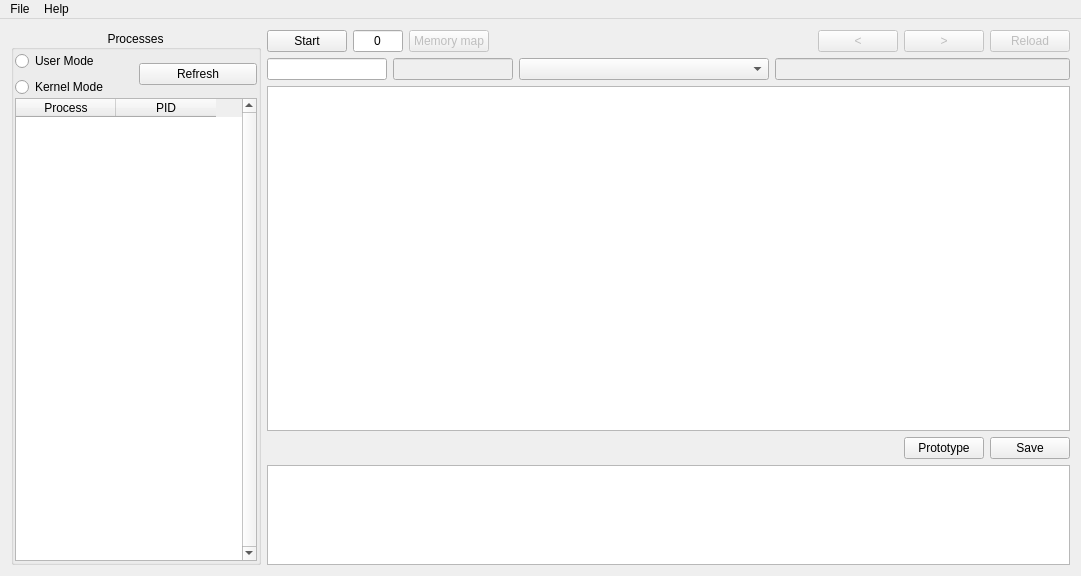
<?xml version="1.0" encoding="UTF-8"?>
<ui version="4.0">
 <class>MainWindow</class>
 <widget class="QMainWindow" name="MainWindow">
  <property name="geometry">
   <rect>
    <x>0</x>
    <y>0</y>
    <width>1081</width>
    <height>576</height>
   </rect>
  </property>
  <property name="windowTitle">
   <string>XNTSV</string>
  </property>
  <widget class="QWidget" name="centralWidget">
   <layout class="QHBoxLayout" name="horizontalLayout_4">
    <item>
     <widget class="QGroupBox" name="groupBox">
      <property name="sizePolicy">
       <sizepolicy hsizetype="Preferred" vsizetype="Preferred">
        <horstretch>0</horstretch>
        <verstretch>0</verstretch>
       </sizepolicy>
      </property>
      <property name="maximumSize">
       <size>
        <width>250</width>
        <height>16777215</height>
       </size>
      </property>
      <property name="title">
       <string>Processes</string>
      </property>
      <property name="alignment">
       <set>Qt::AlignCenter</set>
      </property>
      <layout class="QVBoxLayout" name="verticalLayout_2">
       <property name="spacing">
        <number>1</number>
       </property>
       <property name="leftMargin">
        <number>1</number>
       </property>
       <property name="topMargin">
        <number>1</number>
       </property>
       <property name="rightMargin">
        <number>1</number>
       </property>
       <property name="bottomMargin">
        <number>1</number>
       </property>
       <item>
        <layout class="QHBoxLayout" name="horizontalLayout_5">
         <item>
          <layout class="QVBoxLayout" name="verticalLayout">
           <item>
            <widget class="QRadioButton" name="radioButtonUserMode">
             <property name="text">
              <string>User Mode</string>
             </property>
            </widget>
           </item>
           <item>
            <widget class="QRadioButton" name="radioButtonKernelMode">
             <property name="text">
              <string>Kernel Mode</string>
             </property>
            </widget>
           </item>
          </layout>
         </item>
         <item>
          <widget class="QPushButton" name="pushButtonRefresh">
           <property name="text">
            <string>Refresh</string>
           </property>
          </widget>
         </item>
        </layout>
       </item>
       <item>
        <widget class="QTableWidget" name="tableProcesses">
         <property name="minimumSize">
          <size>
           <width>180</width>
           <height>0</height>
          </size>
         </property>
         <property name="verticalScrollBarPolicy">
          <enum>Qt::ScrollBarAlwaysOn</enum>
         </property>
         <property name="editTriggers">
          <set>QAbstractItemView::NoEditTriggers</set>
         </property>
         <property name="selectionMode">
          <enum>QAbstractItemView::SingleSelection</enum>
         </property>
         <property name="selectionBehavior">
          <enum>QAbstractItemView::SelectRows</enum>
         </property>
         <property name="sortingEnabled">
          <bool>true</bool>
         </property>
         <attribute name="verticalHeaderVisible">
          <bool>false</bool>
         </attribute>
         <attribute name="verticalHeaderDefaultSectionSize">
          <number>20</number>
         </attribute>
         <column>
          <property name="text">
           <string>Process</string>
          </property>
         </column>
         <column>
          <property name="text">
           <string>PID</string>
          </property>
         </column>
        </widget>
       </item>
      </layout>
     </widget>
    </item>
    <item>
     <layout class="QVBoxLayout" name="verticalLayout_3">
      <item>
       <layout class="QHBoxLayout" name="horizontalLayout">
        <item>
         <widget class="QPushButton" name="pushButtonStart">
          <property name="text">
           <string>Start</string>
          </property>
         </widget>
        </item>
        <item>
         <widget class="QLineEdit" name="lineEditPID">
          <property name="minimumSize">
           <size>
            <width>50</width>
            <height>0</height>
           </size>
          </property>
          <property name="maximumSize">
           <size>
            <width>50</width>
            <height>16777215</height>
           </size>
          </property>
          <property name="text">
           <string>0</string>
          </property>
          <property name="maxLength">
           <number>6</number>
          </property>
          <property name="alignment">
           <set>Qt::AlignCenter</set>
          </property>
         </widget>
        </item>
        <item>
         <widget class="QPushButton" name="pushButtonMemoryMap">
          <property name="enabled">
           <bool>false</bool>
          </property>
          <property name="text">
           <string>Memory map</string>
          </property>
         </widget>
        </item>
        <item>
         <spacer name="horizontalSpacer">
          <property name="orientation">
           <enum>Qt::Horizontal</enum>
          </property>
          <property name="sizeHint" stdset="0">
           <size>
            <width>40</width>
            <height>20</height>
           </size>
          </property>
         </spacer>
        </item>
        <item>
         <widget class="QPushButton" name="pushButtonBack">
          <property name="enabled">
           <bool>false</bool>
          </property>
          <property name="text">
           <string>&lt;</string>
          </property>
         </widget>
        </item>
        <item>
         <widget class="QPushButton" name="pushButtonForward">
          <property name="enabled">
           <bool>false</bool>
          </property>
          <property name="text">
           <string>&gt;</string>
          </property>
         </widget>
        </item>
        <item>
         <widget class="QPushButton" name="pushButtonReload">
          <property name="enabled">
           <bool>false</bool>
          </property>
          <property name="text">
           <string>Reload</string>
          </property>
         </widget>
        </item>
       </layout>
      </item>
      <item>
       <layout class="QHBoxLayout" name="horizontalLayout_2">
        <item>
         <widget class="QLineEdit" name="lineEditAddress">
          <property name="minimumSize">
           <size>
            <width>120</width>
            <height>0</height>
           </size>
          </property>
          <property name="maximumSize">
           <size>
            <width>120</width>
            <height>16777215</height>
           </size>
          </property>
          <property name="alignment">
           <set>Qt::AlignCenter</set>
          </property>
          <property name="readOnly">
           <bool>false</bool>
          </property>
         </widget>
        </item>
        <item>
         <widget class="QLineEdit" name="lineEditSize">
          <property name="enabled">
           <bool>false</bool>
          </property>
          <property name="minimumSize">
           <size>
            <width>120</width>
            <height>0</height>
           </size>
          </property>
          <property name="maximumSize">
           <size>
            <width>120</width>
            <height>16777215</height>
           </size>
          </property>
          <property name="alignment">
           <set>Qt::AlignCenter</set>
          </property>
          <property name="readOnly">
           <bool>false</bool>
          </property>
         </widget>
        </item>
        <item>
         <widget class="QComboBox" name="comboBoxType">
          <property name="minimumSize">
           <size>
            <width>250</width>
            <height>0</height>
           </size>
          </property>
         </widget>
        </item>
        <item>
         <widget class="QLineEdit" name="lineEditName">
          <property name="enabled">
           <bool>false</bool>
          </property>
         </widget>
        </item>
       </layout>
      </item>
      <item>
       <widget class="QTextBrowser" name="textBrowserResult">
        <property name="styleSheet">
         <string notr="true"/>
        </property>
       </widget>
      </item>
      <item>
       <layout class="QHBoxLayout" name="horizontalLayout_3">
        <item>
         <spacer name="horizontalSpacer_2">
          <property name="orientation">
           <enum>Qt::Horizontal</enum>
          </property>
          <property name="sizeHint" stdset="0">
           <size>
            <width>40</width>
            <height>20</height>
           </size>
          </property>
         </spacer>
        </item>
        <item>
         <widget class="QPushButton" name="pushButtonPrototype">
          <property name="text">
           <string>Prototype</string>
          </property>
         </widget>
        </item>
        <item>
         <widget class="QPushButton" name="pushButtonSave">
          <property name="text">
           <string>Save</string>
          </property>
         </widget>
        </item>
       </layout>
      </item>
      <item>
       <widget class="QTextEdit" name="textEditLog">
        <property name="minimumSize">
         <size>
          <width>0</width>
          <height>100</height>
         </size>
        </property>
        <property name="maximumSize">
         <size>
          <width>16777215</width>
          <height>100</height>
         </size>
        </property>
       </widget>
      </item>
     </layout>
    </item>
   </layout>
  </widget>
  <widget class="QMenuBar" name="menuBar">
   <property name="geometry">
    <rect>
     <x>0</x>
     <y>0</y>
     <width>1081</width>
     <height>21</height>
    </rect>
   </property>
   <widget class="QMenu" name="menuFile">
    <property name="title">
     <string>File</string>
    </property>
    <addaction name="separator"/>
    <addaction name="actionExit"/>
   </widget>
   <widget class="QMenu" name="menuHelp">
    <property name="title">
     <string>Help</string>
    </property>
    <addaction name="actionAbout"/>
   </widget>
   <addaction name="menuFile"/>
   <addaction name="menuHelp"/>
  </widget>
  <action name="actionExit">
   <property name="text">
    <string>Exit</string>
   </property>
   <property name="shortcut">
    <string>Ctrl+X</string>
   </property>
  </action>
  <action name="actionAbout">
   <property name="text">
    <string>About</string>
   </property>
  </action>
 </widget>
 <layoutdefault spacing="6" margin="11"/>
 <resources/>
 <connections/>
</ui>
